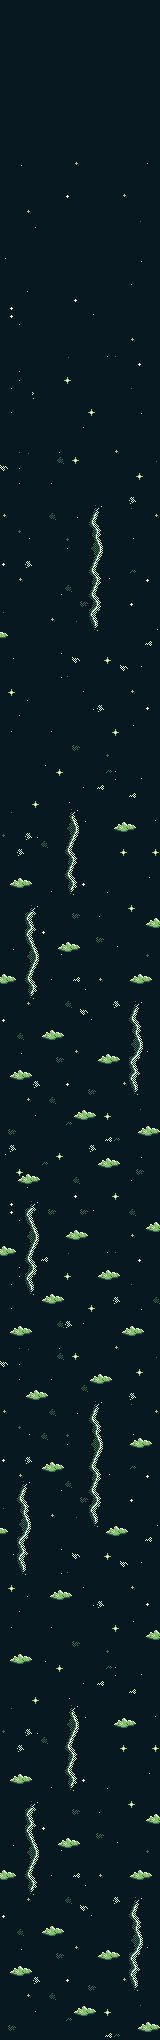

Below is a game level as drawn by its tile map, then a one-line description and the .tmx that defines it (tile-layer data replaced by summaries):
An orthogonal 20x255 tile map with 8x8 px tiles, 1 tile layer (Tile Layer 1).

<map version="1.5" tiledversion="1.7.0" orientation="orthogonal" renderorder="right-down" width="20" height="255" tilewidth="8" tileheight="8" infinite="0" nextlayerid="2" nextobjectid="1">
 <tileset firstgid="1" source="sky.tsx" />
 <layer id="1" name="Tile Layer 1" width="20" height="255">
  <data>[5100 cells, 5100 non-empty, 43 distinct tile ids]</data>
 </layer>
</map>
